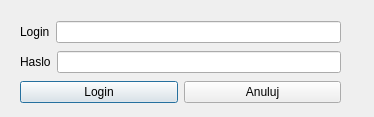
<?xml version="1.0" encoding="UTF-8"?>
<ui version="4.0">
 <class>Login</class>
 <widget class="QDialog" name="Login">
  <property name="geometry">
   <rect>
    <x>0</x>
    <y>0</y>
    <width>374</width>
    <height>117</height>
   </rect>
  </property>
  <property name="windowTitle">
   <string>Dialog</string>
  </property>
  <widget class="QLabel" name="labelMsg">
   <property name="geometry">
    <rect>
     <x>20</x>
     <y>160</y>
     <width>141</width>
     <height>21</height>
    </rect>
   </property>
   <property name="text">
    <string/>
   </property>
  </widget>
  <widget class="QWidget" name="layoutWidget">
   <property name="geometry">
    <rect>
     <x>20</x>
     <y>50</y>
     <width>321</width>
     <height>24</height>
    </rect>
   </property>
   <layout class="QHBoxLayout" name="horizontalLayout_2">
    <item>
     <widget class="QLabel" name="labelHaslo">
      <property name="text">
       <string>Haslo</string>
      </property>
     </widget>
    </item>
    <item>
     <widget class="QLineEdit" name="lineHaslo">
      <property name="echoMode">
       <enum>QLineEdit::Password</enum>
      </property>
      <property name="readOnly">
       <bool>false</bool>
      </property>
     </widget>
    </item>
   </layout>
  </widget>
  <widget class="QWidget" name="layoutWidget">
   <property name="geometry">
    <rect>
     <x>20</x>
     <y>20</y>
     <width>321</width>
     <height>24</height>
    </rect>
   </property>
   <layout class="QHBoxLayout" name="horizontalLayout">
    <item>
     <widget class="QLabel" name="labelLogin">
      <property name="text">
       <string>Login</string>
      </property>
     </widget>
    </item>
    <item>
     <widget class="QLineEdit" name="lineLogin"/>
    </item>
   </layout>
  </widget>
  <widget class="QWidget" name="layoutWidget">
   <property name="geometry">
    <rect>
     <x>20</x>
     <y>80</y>
     <width>321</width>
     <height>25</height>
    </rect>
   </property>
   <layout class="QHBoxLayout" name="horizontalLayout_3">
    <item>
     <widget class="QPushButton" name="pushOK">
      <property name="text">
       <string>Login</string>
      </property>
     </widget>
    </item>
    <item>
     <widget class="QPushButton" name="pushCancel">
      <property name="text">
       <string>Anuluj</string>
      </property>
     </widget>
    </item>
   </layout>
  </widget>
 </widget>
 <tabstops>
  <tabstop>lineLogin</tabstop>
  <tabstop>lineHaslo</tabstop>
 </tabstops>
 <resources/>
 <connections>
  <connection>
   <sender>pushCancel</sender>
   <signal>clicked()</signal>
   <receiver>Login</receiver>
   <slot>close()</slot>
   <hints>
    <hint type="sourcelabel">
     <x>347</x>
     <y>270</y>
    </hint>
    <hint type="destinationlabel">
     <x>313</x>
     <y>166</y>
    </hint>
   </hints>
  </connection>
 </connections>
 <slots>
  <signal>loginCheck()</signal>
 </slots>
</ui>
